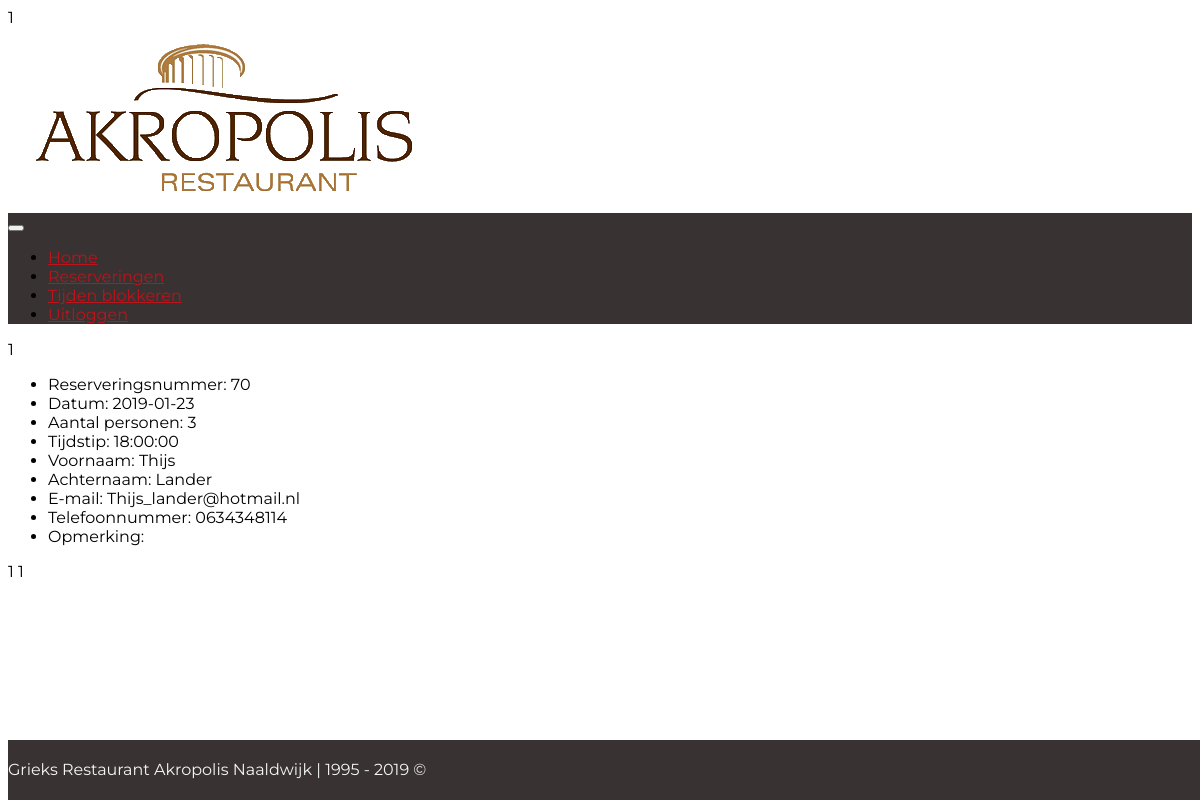
The app's page /adminpanel/detail.php?id=70 with its own data.
### tables this page shows
CREATE TABLE `reservations` (
  `id` int(11) NOT NULL,
  `date` date NOT NULL,
  `people_amount` int(15) NOT NULL,
  `time` time NOT NULL,
  `comment` varchar(255) NOT NULL,
  `first_name` varchar(255) NOT NULL,
  `last_name` varchar(255) NOT NULL,
  `email` varchar(255) NOT NULL,
  `phone` int(20) NOT NULL,
  `confirmed` int(11) NOT NULL
);

### adminpanel/detail.php (the view, shortened to what this page needs)
<?php
require_once "../includes/db.php";
$reservationId = $_GET['id'];
$query = "SELECT * FROM reservations WHERE id =".mysqli_escape_string($db, $reservationId);
$result = mysqli_query($db, $query)
or die ('Error: ' . $query);
if (mysqli_num_rows($result) == 1) {
    $reservation = mysqli_fetch_assoc($result);
} else {
    header('Location: ../adminpanel/reserveringen.php');
    exit;
}
?>
<!doctype html>
<html lang="en">
<head>
    <?= include_once '../includes/bootstrap_link.php' ?>
    <link rel="stylesheet" href="../css/index.css">
</head>
<body>
<?= include_once '../includes/navbar.php' ?>
<div class="container">
    <ul class="list-group">
        <li class="list-group-item">Reserveringsnummer: <?= $reservation['id']; ?></li>
        <li class="list-group-item">Datum: <?= $reservation['date']; ?></li>
        <li class="list-group-item">Aantal personen: <?= $reservation['people_amount']; ?></li>
        <li class="list-group-item">Tijdstip: <?= $reservation['time']; ?></li>
        <li class="list-group-item">Voornaam: <?= $reservation['first_name']; ?></li>
        <li class="list-group-item">Achternaam: <?= $reservation['last_name']; ?></li>
        <li class="list-group-item">E-mail: <?= $reservation['email']; ?></li>
        <li class="list-group-item">Telefoonnummer: 0<?= $reservation['phone']; ?></li>
        <li class="list-group-item">Opmerking: <?= $reservation['comment']; ?></li>
    </ul>
</div>
<div>
    <?= include_once '../includes/footer.php' ?>
    <?= include_once '../includes/bootstrap_script.php' ?>
</body>
</html>

### css/index.css (style rules this page uses)
html { position: relative; min-height: 100%; }
body { margin-bottom: 60px; font-family: 'Montserrat', sans-serif; }

### records on screen
reservations: id "70", date "2019-01-23", people_amount "3", time "18:00:00", first_name "Thijs", last_name "Lander", email "Thijs_lander@hotmail.nl", phone "634348114"

### other values on screen
include_once '../includes/navbar.php' "1"
include_once '../includes/footer.php' "1"
include_once '../includes/bootstrap_script.php' "1"
